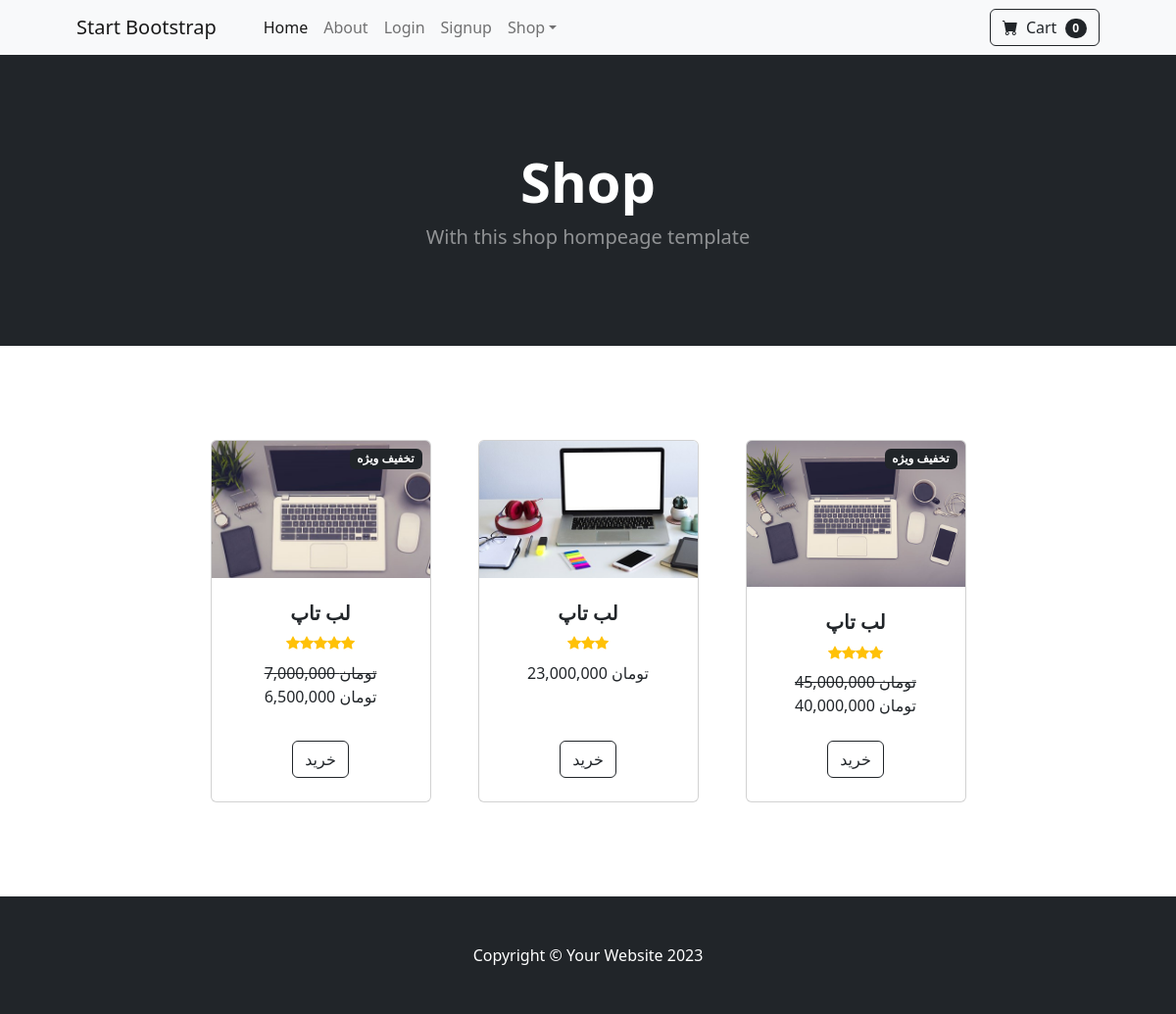
The page / on the database its author committed.
### shop/models.py (models this page shows, shortened)
class Product(models.Model):
    name = models.CharField(max_length=40)
    description = models.CharField(max_length=500, default='', blank=True, null=True)
    price = models.DecimalField(default = 0, decimal_places = 0, max_digits=12)
    category = models.ForeignKey(Category, on_delete=models.CASCADE, default=1)
    picture = models.ImageField(upload_to='upload/product/')
    star = models.IntegerField(default =0, validators = [MaxValueValidator(5), MinValueValidator(0)])
    is_sale = models.BooleanField(default=False)
    sale_price = models.DecimalField(default = 0, decimal_places = 0, max_digits=12)

### shop/views.py (the view)
# urls.py: path('', helloworld, name="home"),
def helloworld(request):
    all_products = Product.objects.all()
    return render(request, 'index.html', {'products': all_products})

### cart/cart.py (called while the page is built)
    def __len__(self):
        return len(self.cart)

### cart/context_processors.py (called while the page is built)
def cart(request):
    return {'cart':Cart(request)}

### shop/templates/index.html (shortened to what this page needs)
{% extends "base.html" %}
{% load static %}
{% load humanize %}
{% block content %}
<header class="bg-dark py-5">
    <div class="container px-4 px-lg-5 my-5">
        <div class="text-center text-white">
            <h1 class="display-4 fw-bolder">Shop</h1>
            <p class="lead fw-normal text-white-50 mb-0">With this shop hompeage template</p>
        </div>
    </div>
</header>
<section class="py-5">
    <div class="container px-4 px-lg-5 mt-5">
        <div class="row gx-4 gx-lg-5 row-cols-2 row-cols-md-3 row-cols-xl-4 justify-content-center">
            {% for item in products %}
            {% if item.is_sale %}
            <div class="col mb-5">
                <div class="card h-100">
                    <div class="badge bg-dark text-white position-absolute" style="top: 0.5rem; right: 0.5rem">تخفیف ویژه</div>
                    <img class="card-img-top" src={{ item.picture.url }} alt="..." />
                    <div class="card-body p-4">
                        <div class="text-center">
                            <h5 class="fw-bolder">{{ item.name }}</h5>
                            <div class="d-flex justify-content-center small text-warning mb-2">
                            {% with ''|center:item.star as range %}
                                {% for _ in range %}
                                    <div class="bi-star-fill"></div>
                                {% endfor %}
                            {% endwith %}
                            </div>
                            <strike>{{  item.price | intcomma}} تومان </strike><br>
                            {{  item.sale_price | intcomma}} تومان
                        </div>
                    </div>
                    <div class="card-footer p-4 pt-0 border-top-0 bg-transparent">
                        <div class="text-center"><a class="btn btn-outline-dark mt-auto" href="{% url 'product' item.id %}">خرید</a></div>
                    </div>
                </div>
            </div>
            {% else %}
            <div class="col mb-5">
                <div class="card h-100">
                    <img class="card-img-top" src={{ item.picture.url }} alt="..." />
                    <div class="card-body p-4">
                        <div class="text-center">
                            <h5 class="fw-bolder">{{ item.name }}</h5>
                            <div class="d-flex justify-content-center small text-warning mb-2">
                            {% with ''|center:item.star as range %}
                                {% for _ in range %}
                                    <div class="bi-star-fill"></div>
                                {% endfor %}
                            {% endwith %}
                            </div>
                            {{  item.price | intcomma}} تومان
                        </div>
                    </div>
                    <div class="card-footer p-4 pt-0 border-top-0 bg-transparent">
                        <div class="text-center"><a class="btn btn-outline-dark mt-auto" href="{% url 'product' item.id %}">خرید</a></div>
                    </div>
                </div>
            </div>
            {% endif %}
            {% endfor %}
            </div>
        </div>
</section>
{% endblock  %}

### shop/templates/base.html (shortened to what this page needs)
{% load static %}
{% load humanize %}
<!DOCTYPE html>
<html lang="en">
    <head>
        <link href="https://cdn.jsdelivr.net/npm/bootstrap-icons@1.5.0/font/bootstrap-icons.css" rel="stylesheet" />
        <link href="{% static 'css/styles.css' %}" rel="stylesheet" />
    </head>
    <body>
       {% include 'navbar.html' %}
       {% block content %}
       {% endblock  %}
        <footer class="py-5 bg-dark">
            <div class="container"><p class="m-0 text-center text-white">Copyright &copy; Your Website 2023</p></div>
        </footer>
    </body>
</html>

### shop/templates/navbar.html (shortened to what this page needs)
 <nav class="navbar navbar-expand-lg navbar-light bg-light">
    <div class="container px-4 px-lg-5">
        <a class="navbar-brand" href="{% url 'home' %}">Start Bootstrap</a>
        <div class="collapse navbar-collapse" id="navbarSupportedContent">
            <ul class="navbar-nav me-auto mb-2 mb-lg-0 ms-lg-4">
                <li class="nav-item"><a class="nav-link active" aria-current="page" href="{% url 'home' %}">Home</a></li>
                <li class="nav-item"><a class="nav-link" href="about">About</a></li>
                {% if user.is_authenticated %}
                <li class="nav-item"><a class="nav-link" href="logout">Logout</a></li>
                {% else %}
                <li class="nav-item"><a class="nav-link" href="login">Login</a></li>
                <li class="nav-item"><a class="nav-link" href="signup">Signup</a></li>
                {% endif %}
                <li class="nav-item dropdown">
                    <a class="nav-link dropdown-toggle" id="navbarDropdown" href="#" role="button" data-bs-toggle="dropdown" aria-expanded="false">Shop</a>
                </li>
            </ul>
            <form class="d-flex">
                <a href="{% url 'cart_summary' %}" class="btn btn-outline-dark">
                    <i class="bi-cart-fill me-1"></i>
                    Cart
                    <span class="badge bg-dark text-white ms-1 rounded-pill" id="cart_quantity">{{ cart|length }}</span>
                </a>
            </form>
        </div>
    </div>
</nav>

### rows shown on the page
Product: picture (picture), name "لب تاپ", is_sale True (drawn), price "7,000,000", sale_price "6,500,000"
Product: picture (picture), name "لب تاپ", is_sale False (drawn), price "23,000,000"
Product: picture (picture), name "لب تاپ", is_sale True (drawn), price "45,000,000", sale_price "40,000,000"

### other values the page prints
{{ cart|length }} "0"
